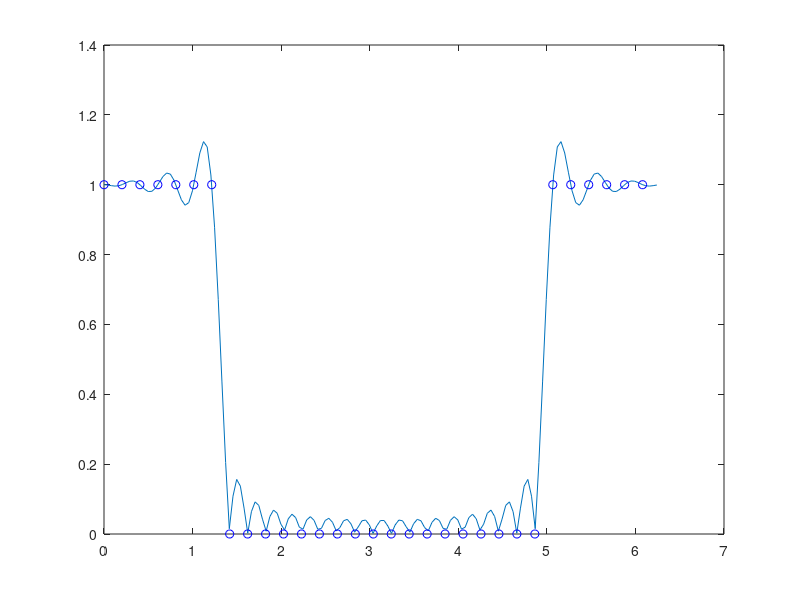

This figure's MATLAB source:
N = 31;
Nfine = 151;
M = (N - 1)/2
dcycle = 0.4;
w = 2*pi/N*[0:N-1];
A = (w<=dcycle*pi) | (w >= 2*pi -dcycle*pi);
H = A.*exp(-j*M*w);
h = real(ifft(H))
% stem(h)
% figure;
wfine = 2*pi/Nfine * [0: Nfine-1];
Hout = freqz(h, 1, wfine);
plot(wfine, abs(Hout));
hold on;
plot(w, A, 'bo')
hold on;
pause;

